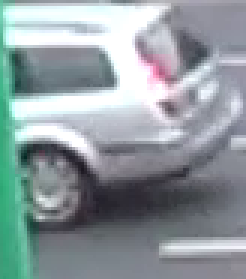
#> input picture dane/pictures/1004.png, 82 x 93 px, given in place of 00000.mp4, which was not available (shown 3 times larger)
$ python track.py
#> lines starting #> are read from the running program, lines starting #| are printed output that depends on the picture; after the words box and inside, x2 and y2 are one past the last pixel; in counts of white or black regions, pixels touching at a corner belong together; pictures that were not available may be replaced by others from this repository, and a replacement may not be noted
import cv2
import numpy as np
import os
import csv
import time
from collections import deque

MAX_DISTANCE = 50
MIN_AREA = 500
COUNT_LINE_OFFSET = 200
MEMORY = 30
EXTRACTION_INTERVAL = 5

os.makedirs("pictures", exist_ok=True)
csv_file = "bboxes.csv"

if not os.path.isfile(csv_file):
    with open(csv_file, mode="w", newline="") as f:
        writer = csv.writer(f)
        writer.writerow(["id", "area", "aspect_ratio", "solidity", "extent", "label"])

fgbg = cv2.createBackgroundSubtractorMOG2(history=300, varThreshold=50)
next_id = 0
tracks = {}
track_paths = {}
object_types = {}
last_bbox_info = {}
frame_counter = 0
bbox_id = 1
last_save_time = time.time()

def merge_boxes(boxes, iou_threshold=0.4):
    if not boxes:
        return []

    merged = []
    used = [False] * len(boxes)

    for i in range(len(boxes)):
        if used[i]:
            continue
        x1, y1, w1, h1 = boxes[i]
        x2, y2, w2, h2 = x1, y1, w1, h1

        for j in range(i + 1, len(boxes)):
            if used[j]:
                continue
            bx = boxes[j]
            if boxes_overlap((x2, y2, w2, h2), bx, threshold=iou_threshold):
                x2 = min(x2, bx[0])
                y2 = min(y2, bx[1])
                w2 = max(x2 + w2, bx[0] + bx[2]) - x2
                h2 = max(y2 + h2, bx[1] + bx[3]) - y2
                used[j] = True

        merged.append((x2, y2, w2, h2))
        used[i] = True

    if len(merged) < len(boxes):
        return merge_boxes(merged, iou_threshold)
    else:
        return merged

def boxes_overlap(box1, box2, threshold=0.4):
    x1, y1, w1, h1 = box1
    x2, y2, w2, h2 = box2
    xa = max(x1, x2)
    ya = max(y1, y2)
    xb = min(x1 + w1, x2 + w2)
    yb = min(y1 + h1, y2 + h2)
    inter_area = max(0, xb - xa) * max(0, yb - ya)
    box1_area = w1 * h1
    box2_area = w2 * h2
    iou = inter_area / float(box1_area + box2_area - inter_area + 1e-5)
    return iou > threshold

def remove_inner_boxes(boxes):
    filtered = []
    for i, (x1, y1, w1, h1) in enumerate(boxes):
        is_inner = False
        for j, (x2, y2, w2, h2) in enumerate(boxes):
            if i == j:
                continue
            if x1 >= x2 and y1 >= y2 and (x1 + w1) <= (x2 + w2) and (y1 + h1) <= (y2 + h2):
                is_inner = True
                break
        if not is_inner:
            filtered.append((x1, y1, w1, h1))
    return filtered

def extract_features(cnt, w, h):
    area = w * h
    aspect_ratio = h / w if w > 0 else 0
    hull = cv2.convexHull(cnt)
    hull_area = cv2.contourArea(hull)
    cnt_area = cv2.contourArea(cnt)
    solidity = cnt_area / hull_area if hull_area > 0 else 0
    rect_area = w * h
    extent = cnt_area / rect_area if rect_area > 0 else 0
    return area, aspect_ratio, solidity, extent

cap = cv2.VideoCapture("filmy/00000.mp4")
frame_width = int(cap.get(cv2.CAP_PROP_FRAME_WIDTH))
frame_height = int(cap.get(cv2.CAP_PROP_FRAME_HEIGHT))
fps = cap.get(cv2.CAP_PROP_FPS)
frame_interval = int(fps * EXTRACTION_INTERVAL)
line_x = frame_width // 2 - COUNT_LINE_OFFSET

while cap.isOpened():
    ret, frame = cap.read()
#> frame is the input picture: shape (93, 82, 3); mean B, G, R 159.1, 155.1, 143.9
    if not ret:
        break

    frame_counter += 1
    blurred = cv2.GaussianBlur(frame, (11, 11), 0)
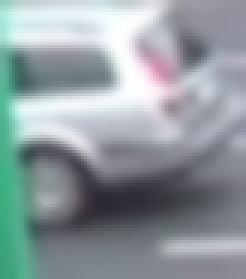
#> blurred: shape (93, 82, 3) (shown 3 times larger); mean B, G, R 159.4, 155.3, 144.2
    fgmask = fgbg.apply(blurred)
#> fgmask: shape (93, 82); every value is 127
    fgmask = cv2.medianBlur(fgmask, 5)
    _, thresh = cv2.threshold(fgmask, 170, 255, cv2.THRESH_BINARY)
#> thresh: shape (93, 82); every value is 0
    opening = cv2.morphologyEx(thresh, cv2.MORPH_OPEN, (15, 15))
    closing = cv2.morphologyEx(opening, cv2.MORPH_CLOSE, (105, 105))
    dilation = cv2.dilate(closing, (305, 305), iterations=15)
    filtered = dilation

    contours, _ = cv2.findContours(filtered, cv2.RETR_EXTERNAL, cv2.CHAIN_APPROX_SIMPLE)
#> contours = []

    filtered_boxes = []
    contour_map = {}
    for cnt in contours:
        x, y, w, h = cv2.boundingRect(cnt)
        area = w * h
        if area < MIN_AREA:
            continue
        filtered_boxes.append((x, y, w, h))
        contour_map[(x, y, w, h)] = cnt
#> this loop made 0 passes
#> after the loop, contour_map = 0 items; filtered_boxes = []

    merged_boxes = merge_boxes(filtered_boxes, iou_threshold=0.4)
#> merged_boxes = []
    merged_boxes = remove_inner_boxes(merged_boxes)

    if frame_counter % frame_interval == 0:
        for box in merged_boxes:
            x, y, w, h = box
            crop = frame[y:y + h, x:x + w]
            filename = f"pictures/{bbox_id}.png"
            cv2.imwrite(filename, crop)

            cnt = contour_map.get(box)
            if cnt is not None:
                area, ar, solidity, extent = extract_features(cnt, w, h)
            else:
                area, ar, solidity, extent = w * h, h / w if w > 0 else 0, 0, 0

            with open(csv_file, mode="a", newline="") as f:
                writer = csv.writer(f)
                writer.writerow([bbox_id, area, ar, solidity, extent, ""])
            bbox_id += 1

    for (x, y, w, h) in merged_boxes:
        cv2.rectangle(frame, (x, y), (x + w, y + h), (0, 255, 255), 2)

    cv2.line(frame, (line_x, 0), (line_x, frame_height), (255, 0, 0), 2)
    cv2.imshow("Bounding Boxes", frame)
    key = cv2.waitKey(1) & 0xFF
#> (key q is pressed here)
    if key == ord('q'):
        break

cap.release()
cv2.destroyAllWindows()

$ run again, on dane/pictures/1007.png
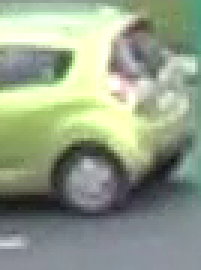
#> input picture dane/pictures/1007.png, 67 x 90 px, given in place of 00000.mp4, which was not available (shown 3 times larger)
#> frame is the input picture: shape (90, 67, 3); mean B, G, R 138.1, 160.1, 148.8
#> `blurred = cv2.GaussianBlur(frame, (11, 11), 0)`:
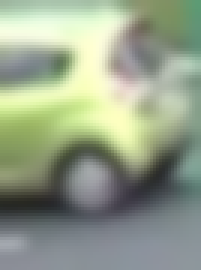
#> blurred: shape (90, 67, 3) (shown 3 times larger); mean B, G, R 138.2, 160.2, 148.9
#> fgmask: shape (90, 67); every value is 127
#> thresh: shape (90, 67); every value is 0
#> contours = []
#> after the loop `for cnt in contours:`: contour_map = 0 items; filtered_boxes = []

$ run again, on dane/pictures/1023.png
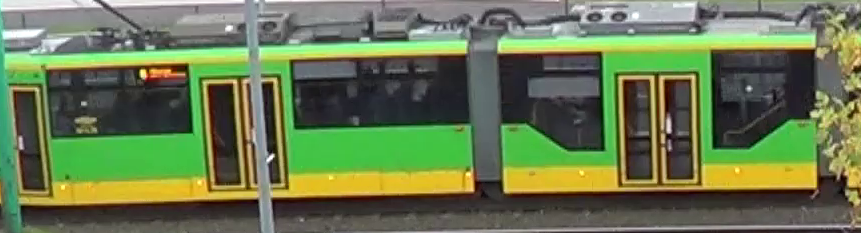
#> input picture dane/pictures/1023.png, 861 x 233 px, given in place of 00000.mp4, which was not available
#> frame is the input picture: shape (233, 861, 3); mean B, G, R 80.4, 120.3, 104.4
#> `blurred = cv2.GaussianBlur(frame, (11, 11), 0)`:
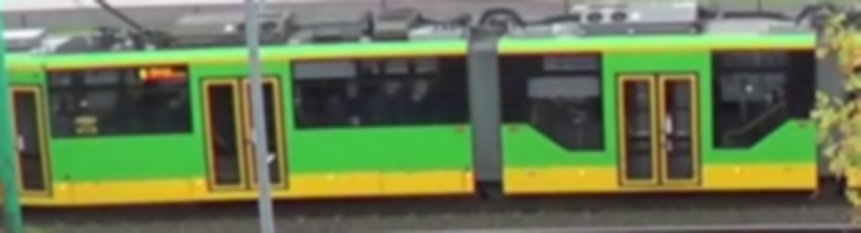
#> blurred: shape (233, 861, 3); mean B, G, R 80.4, 120.3, 104.4
#> fgmask: shape (233, 861); every value is 127
#> thresh: shape (233, 861); every value is 0
#> contours = []
#> after the loop `for cnt in contours:`: contour_map = 0 items; filtered_boxes = []
#> `cv2.line(frame, (line_x, 0), (line_x, frame_height), (255, 0, 0), 2)`:
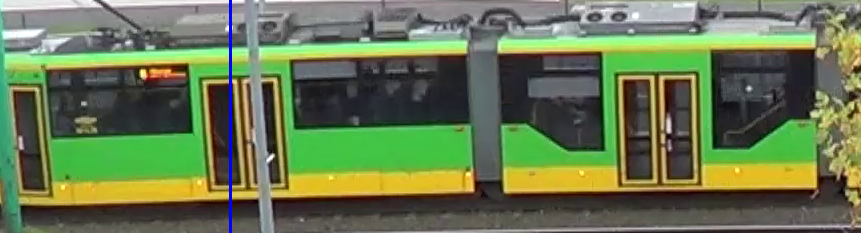
#> frame: shape (233, 861, 3); 0.35% of pixels changed, all inside (x1, y1, x2, y2) = (229, 0, 232, 233)

$ run again, on dane/pictures/1042.png
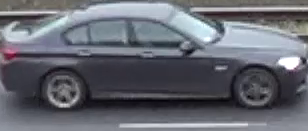
#> input picture dane/pictures/1042.png, 308 x 131 px, given in place of 00000.mp4, which was not available
#> frame is the input picture: shape (131, 308, 3); mean B, G, R 112.9, 104.4, 102.1
#> `blurred = cv2.GaussianBlur(frame, (11, 11), 0)`:
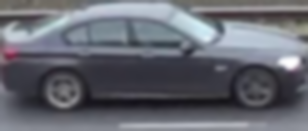
#> blurred: shape (131, 308, 3); mean B, G, R 112.9, 104.4, 102.1
#> fgmask: shape (131, 308); every value is 127
#> thresh: shape (131, 308); every value is 0
#> contours = []
#> after the loop `for cnt in contours:`: contour_map = 0 items; filtered_boxes = []
